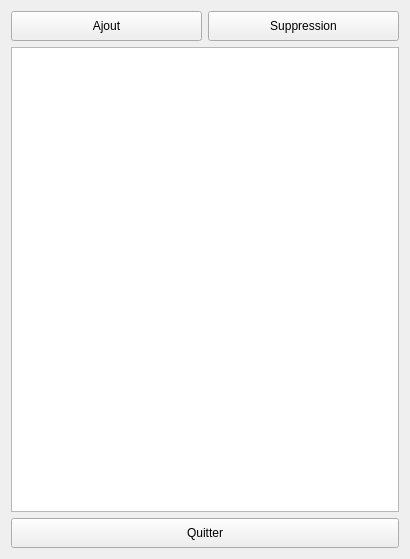
<?xml version="1.0" encoding="UTF-8"?>
<ui version="4.0">
 <class>age_form</class>
 <widget class="QWidget" name="age_form">
  <property name="geometry">
   <rect>
    <x>0</x>
    <y>0</y>
    <width>410</width>
    <height>559</height>
   </rect>
  </property>
  <property name="windowTitle">
   <string>Geolimi - Ages</string>
  </property>
  <layout class="QVBoxLayout" name="verticalLayout">
   <item>
    <layout class="QHBoxLayout" name="horizontalLayout">
     <item>
      <widget class="QPushButton" name="btnAdd">
       <property name="minimumSize">
        <size>
         <width>65</width>
         <height>30</height>
        </size>
       </property>
       <property name="toolTip">
        <string>Ajouter un age</string>
       </property>
       <property name="text">
        <string>Ajout</string>
       </property>
       <property name="icon">
        <iconset>
         <normaloff>:/plugins/geolimi/icons/add.png</normaloff>:/plugins/geolimi/icons/add.png</iconset>
       </property>
      </widget>
     </item>
     <item>
      <widget class="QPushButton" name="btnDelete">
       <property name="enabled">
        <bool>true</bool>
       </property>
       <property name="minimumSize">
        <size>
         <width>65</width>
         <height>30</height>
        </size>
       </property>
       <property name="toolTip">
        <string>Supprimer l'age sélectionné</string>
       </property>
       <property name="text">
        <string>Suppression</string>
       </property>
       <property name="icon">
        <iconset>
         <normaloff>:/plugins/geolimi/icons/delete.png</normaloff>:/plugins/geolimi/icons/delete.png</iconset>
       </property>
      </widget>
     </item>
    </layout>
   </item>
   <item>
    <widget class="QTableView" name="tvage"/>
   </item>
   <item>
    <widget class="QPushButton" name="btnQuitter">
     <property name="sizePolicy">
      <sizepolicy hsizetype="Expanding" vsizetype="Fixed">
       <horstretch>0</horstretch>
       <verstretch>0</verstretch>
      </sizepolicy>
     </property>
     <property name="minimumSize">
      <size>
       <width>75</width>
       <height>30</height>
      </size>
     </property>
     <property name="toolTip">
      <string>Quitter la fenêtre et valider les actions</string>
     </property>
     <property name="text">
      <string>Quitter</string>
     </property>
     <property name="icon">
      <iconset>
       <normaloff>:/plugins/geolimi/icons/quit.png</normaloff>:/plugins/geolimi/icons/quit.png</iconset>
     </property>
    </widget>
   </item>
  </layout>
 </widget>
 <resources/>
 <connections/>
</ui>
